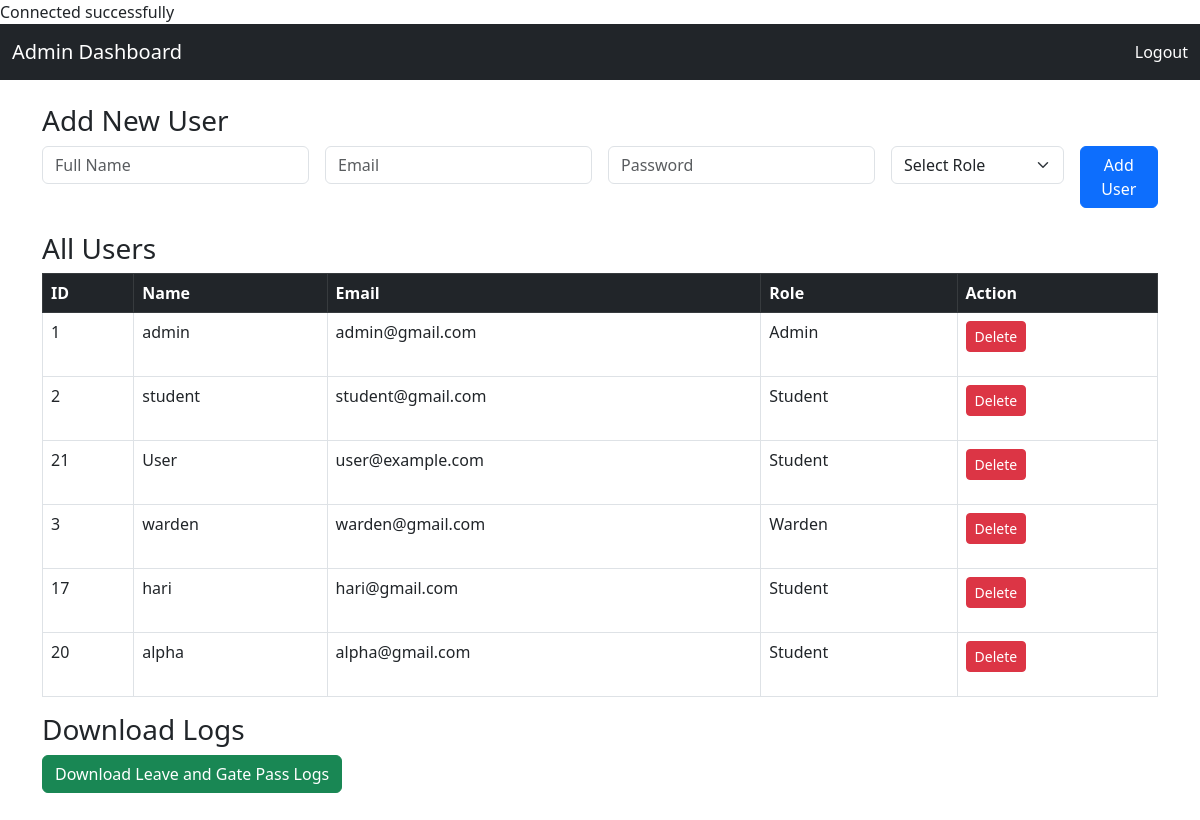
Page /admin_dashboard.php (signed in) on the committed database.
### tables this page shows
CREATE TABLE IF NOT EXISTS `users` (
  `id` int NOT NULL AUTO_INCREMENT,
  `name` varchar(100) DEFAULT NULL,
  `email` varchar(100) DEFAULT NULL,
  `password` varchar(100) DEFAULT NULL,
  `role` enum('student','warden','admin') DEFAULT NULL,
  PRIMARY KEY (`id`),
  UNIQUE KEY `email` (`email`)
);

### admin_dashboard.php (the view, shortened to what this page needs)
<?php
include('db_connect.php');
$sql = "SELECT id, name, email, role FROM users";
$result = $conn->query($sql);
?>
<!DOCTYPE html>
<html lang="en">
<head>
  <link rel="stylesheet" href="https://cdn.jsdelivr.net/npm/bootstrap@5.3.0/dist/css/bootstrap.min.css">
</head>
<body>
  <nav class="navbar navbar-dark bg-dark">
    <div class="container-fluid">
      <a class="navbar-brand" href="#">Admin Dashboard</a>
      <a class="nav-link text-white" href="logout.php">Logout</a>
    </div>
  </nav>
  <div class="container mt-4">
    <h3>Add New User</h3>
    <form action="admin_dashboard.php" method="post" class="row g-3 mb-4">
      <div class="col-md-3">
        <input type="text" name="name" class="form-control" placeholder="Full Name" required>
      </div>
      <div class="col-md-3">
        <input type="email" name="email" class="form-control" placeholder="Email" required>
      </div>
      <div class="col-md-3">
        <input type="password" name="password" class="form-control" placeholder="Password" required>
      </div>
      <div class="col-md-2">
        <select name="role" class="form-select" required>
          <option value="">Select Role</option>
        </select>
      </div>
      <div class="col-md-1">
        <button type="submit" class="btn btn-primary">Add User</button>
      </div>
    </form>
    <h3>All Users</h3>
    <table class="table table-bordered">
      <thead class="table-dark">
        <tr>
          <th>ID</th>
          <th>Name</th>
          <th>Email</th>
          <th>Role</th>
          <th>Action</th>
        </tr>
      </thead>
      <tbody>
        <?php if ($result->num_rows > 0): ?>
          <?php while ($row = $result->fetch_assoc()): ?>
            <tr>
              <td><?= $row['id'] ?></td>
              <td><?= $row['name'] ?></td>
              <td><?= $row['email'] ?></td>
              <td><?= ucfirst($row['role']) ?></td>
              <td>
                <form method="post">
                  <button type="submit" class="btn btn-danger btn-sm">Delete</button>
                </form>
              </td>
            </tr>
          <?php endwhile; ?>
        <?php else: ?>
          <tr><td colspan="5">No users found.</td></tr>
        <?php endif; ?>
      </tbody>
    </table>
    <h3>Download Logs</h3>
    <form action="admin_dashboard.php" method="post">
      <button type="submit" name="download_logs" class="btn btn-success mb-4">Download Leave and Gate Pass Logs</button>
    </form>
  </div>
</body>
</html>

### rows in the picture
users: id "1", name "admin", email "admin@gmail.com", role "Admin"
users: id "2", name "student", email "student@gmail.com", role "Student"
users: id "21", name "User", email "user@example.com", role "Student"
users: id "3", name "warden", email "warden@gmail.com", role "Warden"
users: id "17", name "hari", email "hari@gmail.com", role "Student"
users: id "20", name "alpha", email "alpha@gmail.com", role "Student"
